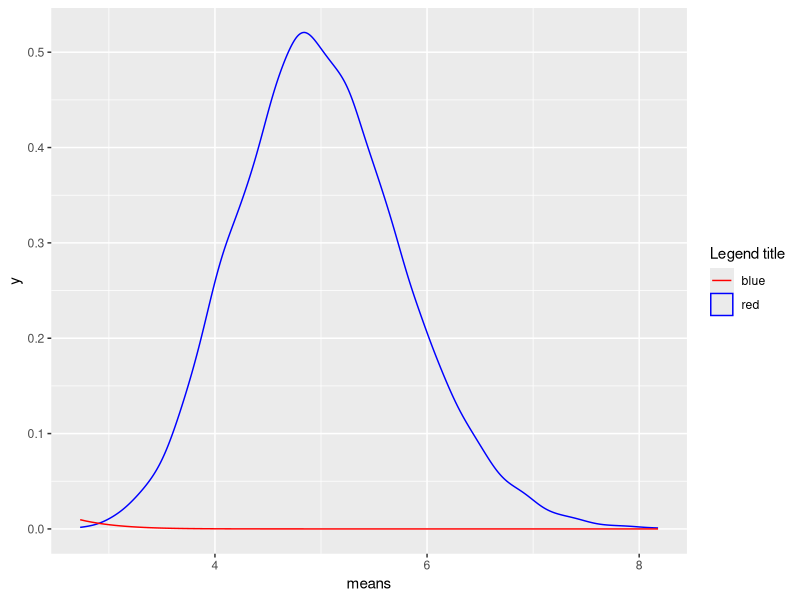

Here is the R script that generated this plot:
## ---- chunk 1
knitr::opts_chunk$set(cache=FALSE)
## ---- chunk 2
lambda = .2
n = 40
sim = 10000
## ---- chunk 3
set.seed(1)
means = replicate(sim, expr = mean(rexp(n,lambda)))
## ---- chunk 4
1/lambda
## ---- chunk 5
mean(means)
## ---- chunk 6
1/lambda^2
## ---- chunk 7
var(means)*n
## ---- chunk 8
library(ggplot2)
ggplot(data.frame(means), aes(x=means, color="red")) + geom_density() + stat_function(fun = dnorm, aes(color = "blue"), arg = list(mean = 1/lambda, sd=sqrt(lambda^-2/n))) + scale_colour_manual("Legend title", values = c("red", "blue"))
## ---- chunk 9
mean(means) + c(-1,1)*sd(means)/sqrt(40)*qnorm(.975)
sqrt(lambda^-2/n)
